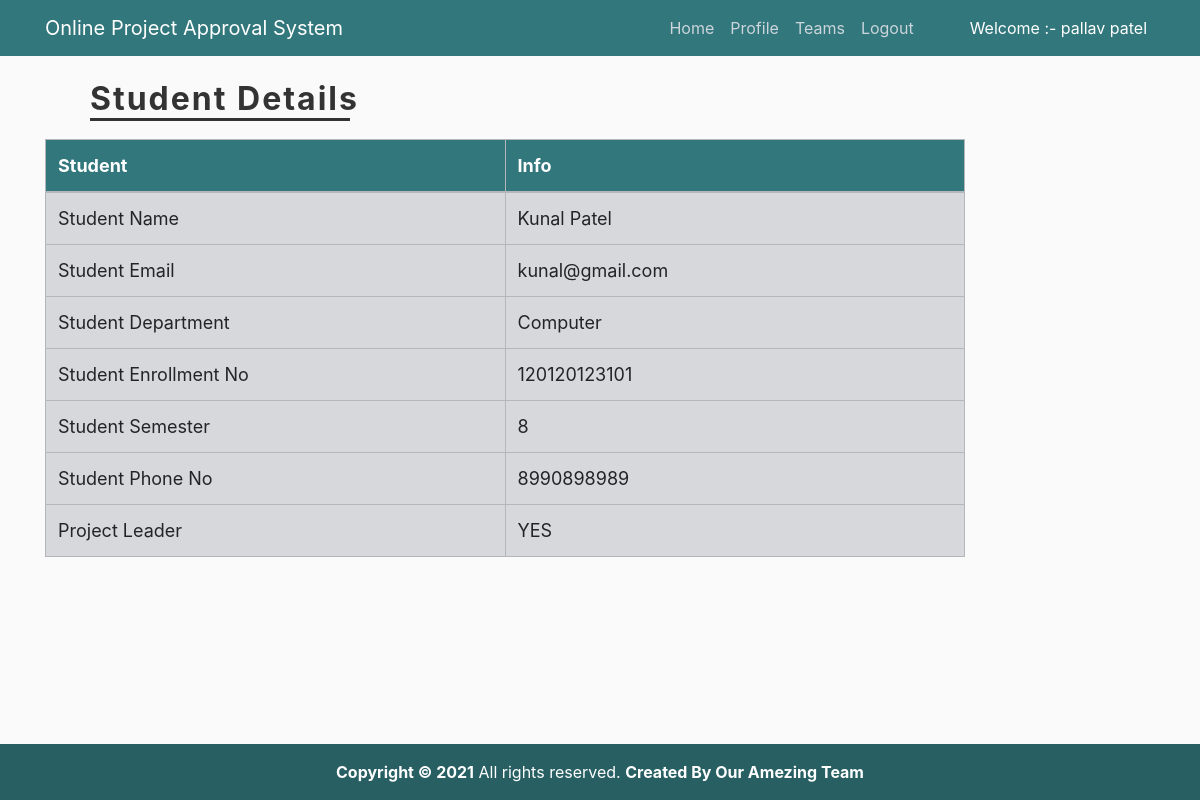
Screenshot of /student_info_view/1 (signed in) with the database file from the repository.
### project/models.py (models this page shows, shortened)
class CustomUser(AbstractUser):
    user_type_data = ((1, 'Admin'), (2, 'HOD'), (3, 'Guide'), (4, 'Student'))
    user_type = models.CharField(default = 1, choices = user_type_data, max_length = 10)

class Student(models.Model):
    id = models.AutoField(primary_key=True)
    admin = models.OneToOneField(CustomUser, on_delete= models.CASCADE)
    phon_no = models.CharField(max_length=12, null=False)
    enrollment_no = models.CharField(max_length=20, null=False)
    sem = models.CharField(max_length=2, null=False)
    team_id = models.ForeignKey(Team, on_delete=models.SET_NULL, null=True)
    department = models.CharField(max_length=20, null=False)
    leader = models.CharField(max_length=10, null=True)
    objects = models.Manager()

### project/hodViews.py (the view)
# urls.py: path('student_info_view/<s_id>', hodViews.student_info_view, name="student_info_view"),
def student_info_view(request,s_id):
    student = Student.objects.get(id=s_id)
    context = {
        'student' : student
    }
    return render(request,'project/hod_templates/student_info_view.html',context)

### project/LoginCheckMiddleWare.py (called while the page is built, shortened)
    def process_view(self, request, view_func, view_args, view_kwargs):
        modulename = view_func.__module__
        user = request.user
        if user.is_authenticated:
            if user.user_type == "1":
                if modulename == "project.adminViews":
                    pass
                elif modulename == "project.views" or modulename == "django.views.static":
                    pass
                else:
                    return redirect("admin_home")
            elif user.user_type == "2":
                if modulename == "project.hodViews":
                    pass
                elif modulename == "project.views" or modulename == "django.views.static":
                    pass
                else:
                    return redirect("hod_home")
            else:
                return redirect("doLogin")

### project/templates/project/hod_templates/student_info_view.html (shortened to what this page needs)
{% extends 'project/hod_templates/base_template.html' %}
{% block content %}
{% load static %}
    <head>
    </head>
<section class="container">
        <h2> Student Details </h2>
        <div class="row">
            <table class="table table-bordered  table-secondary" style="font-size:18px;table-layout:fixed;">
                <thead>
                    <tr>
                    <h3><th>Student</th></h3>
                    <h3><th>Info</th></h3>
                    </tr>
                </thead>
                <tbody>
                <tr>
                    <td> Student Name </td>
                    <td>{{ student.admin.first_name }} {{student.admin.last_name }}</td>
                </tr>
                <tr>
                    <td> Student Email </td>
                    <td> {{ student.admin.email }} </td>
                </tr>
                <tr>
                    <td> Student Department </td>
                    <td> {{ student.department }} </td>
                </tr>
                <tr>
                    <td> Student Enrollment No </td>
                    <td> {{ student.enrollment_no }} </td>
                </tr>
                <tr>
                    <td> Student Semester </td>
                    <td> {{ student.sem }} </td>
                </tr>
                <tr>
                    <td> Student Phone No </td>
                    <td> {{student.phon_no}} </td>
                </tr>
                <tr>
                    <td> Project Leader </td>
                    <td> {% if student.leader == 'False'%} NO {% else %} YES {% endif %}</td>
                </tr>
                </tbody>
            </table>
        </div>
</section>
{% endblock content %}

### project/templates/project/hod_templates/base_template.html (shortened to what this page needs)
{% load static %}
<!DOCTYPE html>
<html lang="en" dir="ltr">
  <head>
    <link rel="stylesheet" href="https://stackpath.bootstrapcdn.com/bootstrap/4.3.1/css/bootstrap.min.css">
    <link rel="stylesheet" href="{% static 'project/main.css' %}">
    <link rel="stylesheet" href="{% static "fontawesome-free/css/all.min.css" %}">
    <link rel="stylesheet" href="https://code.ionicframework.com/ionicons/2.0.1/css/ionicons.min.css">
    <link rel="stylesheet" href="{% static "daterangepicker/daterangepicker.css" %}">
  </head>
  <body>
    <header class="site-header">
      <nav class="navbar navbar-expand-md navbar-dark bg-steel fixed-top">
        <div class="container">
          <a href="/" class="navbar-brand mr-4" >Online Project Approval System</a>
          <div class="collapse navbar-collapse" id="navbarToggle">
            <div class="navbar-nav">
              {% if user.is_authenticated %}
                <a href="{% url 'hod_home' %}" class="nav-item nav-link">Home</a>
                <a href="{% url 'hod_profile' %}" class="nav-item nav-link">Profile</a>
                <a href="{% url 'hod_team_view' %}" class="nav-item nav-link">Teams</a>
                <a href="{% url 'logout_user' %}" class="nav-item nav-link">Logout</a>
                <a class="nav-item nav-link pl-5" style="color:white;"> Welcome :- {{ user.first_name }} {{ user.last_name }}</a>
              {% else %}
                <a href="{% url 'project-home' %}" class="nav-item nav-link">Home</a>
                <a href="{% url 'doLogin' %}" class="nav-item nav-link">Login</a>
                <a href="{% url 'project-about' %}" class="nav-item nav-link">About</a>
              {% endif %}
            </div>
          </div>
        </div>
      </nav>
    </header>
   <main role="main" class="container">
      <div class="row">
        <div class="col-md-10">
          {% block content %}
          {% endblock %}
        </div>
      </div>
    </main>
    <footer class="text-left text-white fixed-bottom" style="background-color:#32777c;">
      <div class="text-center p-3" style="background-color:rgba(0,0,0,0.2);">
      <strong>Copyright &copy; {% now "Y" %}</strong>
      All rights reserved.
        <b>Created By Our <a class="text-white" href="{% url 'project-about' %}">Amezing Team</a></b>
      </div>
    </footer>
  </body>
</html>

### static/project/main.css (style rules this page uses)
body { background: #fafafa; color: #333333; margin-top: 5rem; }
h1, h2, h3, h4, h5, h6 { color: #444444; }
.bg-steel { background-color: #32777c; }
.site-header .navbar-nav .nav-link { color: #cbd5db; }

### project/templates/project/hod_templates/base_template.html (style rules this page uses)
thead { background-color : #32777c; }
th { color : white; }
h3 { color:white; }
body { margin-bottom : 60px; }

### project/templates/project/hod_templates/student_info_view.html (style rules this page uses)
h2 { font-weight: bold; letter-spacing: 2px; color: #333; padding-bottom: 10px; padding-left : 30px; }
h2:after { content: ''; background: #333; display: block; height: 3px; width: 260px; }
a:link , a:visited { color : black; }

### rows the page displays
CustomUser: first_name "pallav", last_name "patel"
Student: admin.first_name "Kunal", admin.last_name "Patel", admin.email "kunal@gmail.com", department "Computer", enrollment_no "120120123101", sem "8", phon_no "8990898989"
